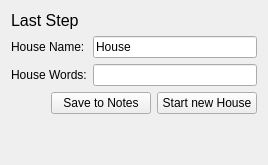
         <widget class="QWidget" name="page_12">
          <layout class="QVBoxLayout" name="verticalLayout_10">
           <item>
            <widget class="QLabel" name="label_24">
             <property name="font">
              <font>
               <pointsize>12</pointsize>
              </font>
             </property>
             <property name="text">
              <string>Last Step</string>
             </property>
            </widget>
           </item>
           <item>
            <layout class="QFormLayout" name="formLayout_7">
             <item row="0" column="0">
              <widget class="QLabel" name="label_57">
               <property name="text">
                <string>House Name:</string>
               </property>
              </widget>
             </item>
             <item row="1" column="0">
              <widget class="QLabel" name="label_58">
               <property name="text">
                <string>House Words:</string>
               </property>
              </widget>
             </item>
             <item row="0" column="1">
              <widget class="QLineEdit" name="houseNameLine">
               <property name="text">
                <string>House </string>
               </property>
              </widget>
             </item>
             <item row="1" column="1">
              <widget class="QLineEdit" name="houseWordsLine"/>
             </item>
            </layout>
           </item>
           <item>
            <layout class="QHBoxLayout" name="horizontalLayout_11">
             <item>
              <spacer name="horizontalSpacer_2">
               <property name="orientation">
                <enum>Qt::Horizontal</enum>
               </property>
               <property name="sizeHint" stdset="0">
                <size>
                 <width>40</width>
                 <height>20</height>
                </size>
               </property>
              </spacer>
             </item>
             <item>
              <widget class="QPushButton" name="saveHouseButton">
               <property name="minimumSize">
                <size>
                 <width>100</width>
                 <height>0</height>
                </size>
               </property>
               <property name="text">
                <string>Save to Notes</string>
               </property>
              </widget>
             </item>
             <item>
              <widget class="QPushButton" name="startNewHouseButton">
               <property name="minimumSize">
                <size>
                 <width>100</width>
                 <height>0</height>
                </size>
               </property>
               <property name="text">
                <string>Start new House</string>
               </property>
              </widget>
             </item>
            </layout>
           </item>
           <item>
            <spacer name="verticalSpacer_5">
             <property name="orientation">
              <enum>Qt::Vertical</enum>
             </property>
             <property name="sizeHint" stdset="0">
              <size>
               <width>20</width>
               <height>40</height>
              </size>
             </property>
            </spacer>
           </item>
          </layout>
         </widget>
